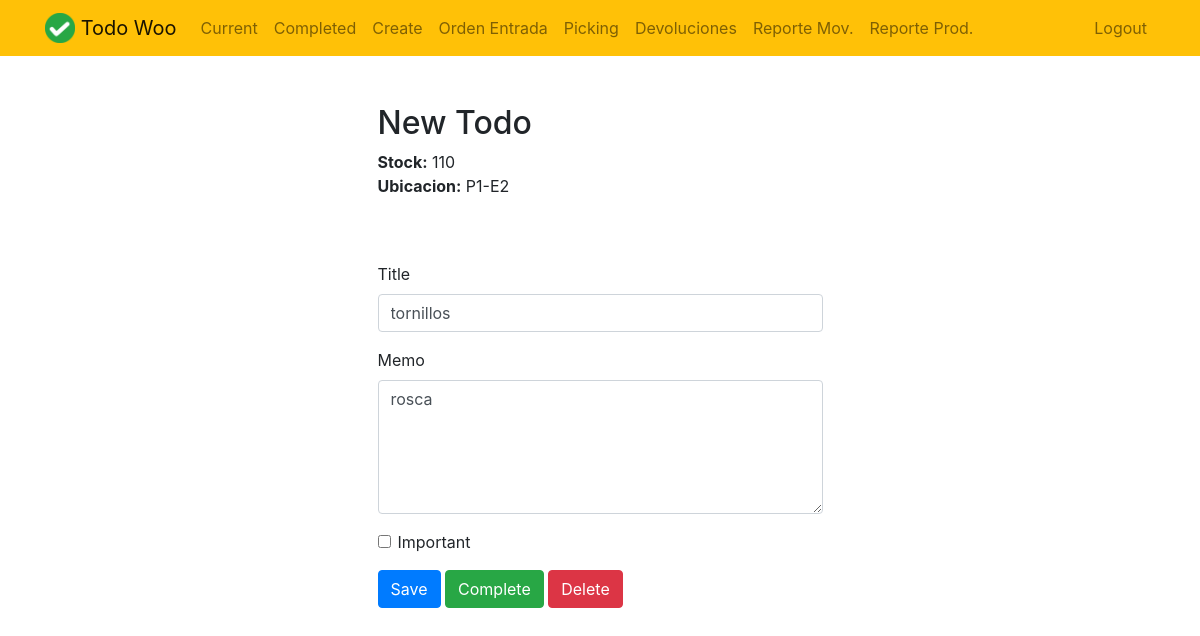
The page /todo/27 (signed in) on the database its author committed.
### todo/models.py (models this page shows, shortened)
class Todo(models.Model):
    title = models.CharField(max_length=100)
    memo = models.TextField(blank=True)
    created = models.DateTimeField(auto_now_add = True)
    datecompleted = models.DateTimeField(null = True, blank=True)
    important = models.BooleanField(default = False)
    user = models.ForeignKey(User,on_delete=models.CASCADE)
    ubicacion = models.ForeignKey('Ubicacion', on_delete=models.SET_NULL, null=True, blank=True)
    @property
    def stock(self):
        entradas = self.movimiento_set.filter(tipo='entrada') \
                         .aggregate(total=Sum('cantidad'))['total'] or 0
        salidas  = self.movimiento_set.filter(tipo='salida') \
                         .aggregate(total=Sum('cantidad'))['total'] or 0
        return entradas - salidas

class Ubicacion(models.Model):
    pasillo = models.CharField(max_length=10)
    estante = models.CharField(max_length=10)
    descripcion = models.TextField(blank=True)
    def __str__(self):
        return f"P{self.pasillo}-E{self.estante}"

### todo/views.py (the view, shortened to what this page needs)
# urls.py: path('todo/<int:todo_pk>', views.viewtodo, name='viewtodo'),
@login_required
def viewtodo(request, todo_pk):
    todo= get_object_or_404(Todo, pk=todo_pk, user=request.user)
    if request.method == 'GET':
        form = TodoForm(instance=todo)
        return render(request, 'todo/viewtodo.html',{'todo':todo, 'form':form})

### todo/forms.py
class TodoForm(ModelForm):
    class Meta:
        model = Todo
        fields =['title','memo','important','ubicacion']

### todo/templates/todo/viewtodo.html (shortened to what this page needs)
{% extends "todo/base.html" %}
{% block content %}
<div class="row justify-content-center mt-5">
    <div class="col-md-5">
        <h2>New Todo</h2>
        <p>
            <strong>Stock:</strong> {{ todo.stock }}<br>
            <strong>Ubicacion:</strong>
            {% if todo.ubicacion %}
            {{ todo.ubicacion }}
            {% else %}
            sin asignar
            {% endif %}
        </p>
    </div>
</div>
<div class="row justify-content-center mt-5">
    <div class="col-md-5">
        <form method="POST">
            <div class="form-group">
                <label for="title">Title</label>
                <input type="text" name="title" class="form-control" id="title" value="{{ todo.title }}" required>
            </div>
            <div class="form-group">
                <label for="memo">Memo</label>
                <textarea name="memo" rows="5" class="form-control" id="memo">{{ todo.memo }}</textarea>
            </div>
            <div class="form-group form-check">
                <input type="checkbox" name="important" class="form-check-input" id="important" {% if todo.important %}checked{% endif %}>
                <label class="form-check-label" for="important">Important</label>
            </div>
            <button type="submit" class="btn btn-primary">Save</button>
            <button type="button" class="btn btn-success" onclick="$('#complete').click()">Complete</button>
            <button type="button" class="btn btn-danger" onclick="$('#delete').click()">Delete</button>
        </form>
    </div>
</div>
{% endblock %}

### rows shown on the page
Todo: stock "110", ubicacion "P1-E2", title "tornillos", memo "rosca"
